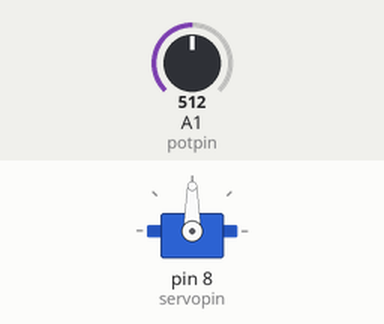
Simulated run of this sketch. Board: Arduino Uno, built with avr-gcc and run on an emulated ATmega328P. On the bench: servo. Inputs (shaded band) come from the test bench; at power-on: A1 (potpin) = 512.

Above: at 1.2 s.
1.3 s: A1 (potpin) set to 716
At 1.7 s:
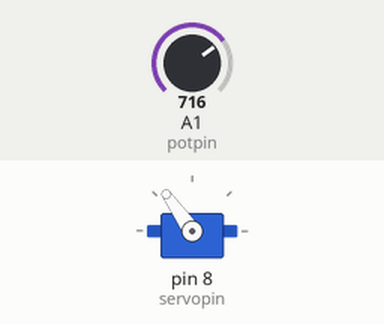
2.8 s: A1 (potpin) set to 900
At 4.0 s:
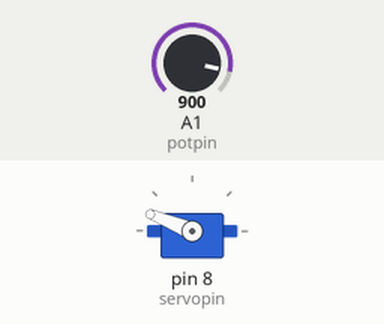
4.3 s: A1 (potpin) set to 1023
At 5.2 s:
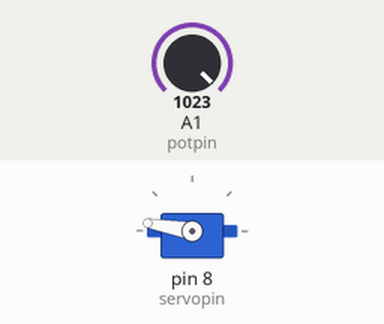
5.8 s: A1 (potpin) set to 306
At 6.3 s:
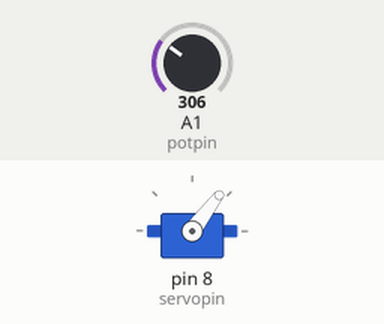
7.3 s: A1 (potpin) set to 122
At 8.6 s:
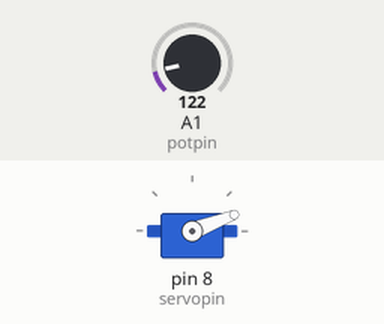
Timing chart, 0 to 9.8 s (numbered marks = the images above; inputs shaded):
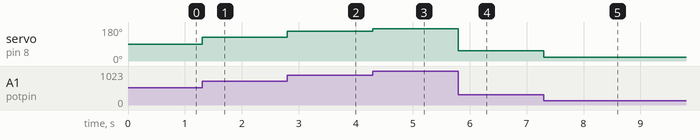

Measured:
- after the input at 1.3 s, servo on pin 8 (servopin): 90° → 125° at once
- after the input at 2.8 s, servo on pin 8 (servopin): 125° → 158° at once
- after the input at 4.3 s, servo on pin 8 (servopin): 158° → 170° at once
- after the input at 5.8 s, servo on pin 8 (servopin): 170° → 53° at once
- after the input at 7.3 s, servo on pin 8 (servopin): 53° → 21° at once

The sketch:

anlg_read_pot_to_servo.ino
```cpp
#include <Servo.h>

Servo servo;
const int potpin = 1;
const int servopin = 8;

void setup() {
  //Serial.begin(9600);
  servo.attach(servopin);
}

void loop() {
  int potVal = analogRead(potpin);
  //Serial.println(potVal);

  int servoVal = map(potVal, 0, 1024, 0, 180);
  servoVal = constrain(servoVal, 10, 170);

  servo.write(servoVal);
  //Serial.println(servoVal);
}

// windows command prompt ipconfig
//   173.250.146.145
```
